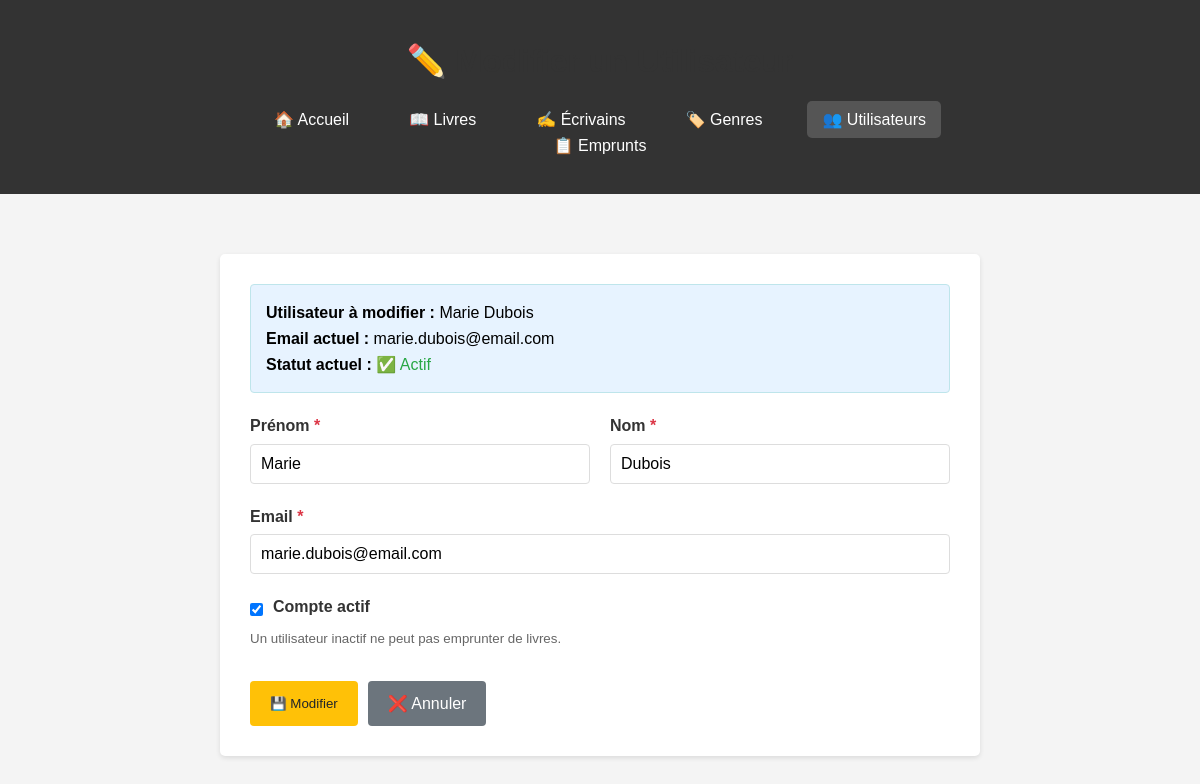
Page /utilisateurs/modifier.php?id=2 on the committed database.
### tables this page shows
CREATE TABLE utilisateurs (
    id_utilisateur INT AUTO_INCREMENT PRIMARY KEY,
    nom VARCHAR(100) NOT NULL,
    prenom VARCHAR(100) NOT NULL,
    email VARCHAR(150) NOT NULL UNIQUE,
    actif TINYINT(1) DEFAULT 1
);

### models/Utilisateur.php (called while the page is built, shortened)
<?php
require_once __DIR__ . '/../config/database.php';
class Utilisateur {
    private $pdo;
    private $table = 'utilisateurs';
    public function __construct() {
        $database = new Database();
        $this->pdo = $database->getConnection();
    }
    public function obtenirParId($id) {
        $sql = "SELECT * FROM {$this->table} WHERE id_utilisateur = ?";
        $stmt = $this->pdo->prepare($sql);
        $stmt->execute([$id]);
        return $stmt->fetch();
    }
}
?>

### config/database.php (called while the page is built, shortened)
<?php
class Database {
    private $host = 'localhost';
    private $db_name = 'biblioproject';
    private $username = 'root';
    private $password = '';
    public function getConnection() {
        $this->pdo = null;
        try {
            $dsn = "mysql:host=" . $this->host . ";dbname=" . $this->db_name;
            $this->pdo = new PDO($dsn, $this->username, $this->password);
            $this->pdo->setAttribute(PDO::ATTR_ERRMODE, PDO::ERRMODE_EXCEPTION);
            $this->pdo->setAttribute(PDO::ATTR_DEFAULT_FETCH_MODE, PDO::FETCH_ASSOC);
        } catch(PDOException $e) {
            echo "Erreur de connexion : " . $e->getMessage();
        }
        return $this->pdo;
    }
}
?>

### utilisateurs/modifier.php (the view, shortened to what this page needs)
<?php
require_once '../config/database.php';
require_once '../models/Utilisateur.php';
$utilisateurModel = new Utilisateur();
$id_utilisateur = (int)$_GET['id'];
$utilisateur = $utilisateurModel->obtenirParId($id_utilisateur);
?>
<!DOCTYPE html>
<html lang="fr">
<head>
</head>
<body>
    <header>
        <div class="container">
            <h1 style="text-align: center; margin-bottom: 20px;">✏️ Modifier un Utilisateur</h1>
            <nav>
                <ul>
                    <li><a href="../index.php">🏠 Accueil</a></li>
                    <li><a href="../livres/index.php">📖 Livres</a></li>
                    <li><a href="../ecrivains/index.php">✍️ Écrivains</a></li>
                    <li><a href="../genres/index.php">🏷️ Genres</a></li>
                    <li><a href="index.php" class="active">👥 Utilisateurs</a></li>
                    <li><a href="../emprunts/index.php">📋 Emprunts</a></li>
                </ul>
            </nav>
        </div>
    </header>
    <div class="container">
        <div class="card">
            <div class="info-box">
                <strong>Utilisateur à modifier :</strong> <?= htmlspecialchars($utilisateur['prenom'] . ' ' . $utilisateur['nom']) ?><br>
                <strong>Email actuel :</strong> <?= htmlspecialchars($utilisateur['email']) ?><br>
                <strong>Statut actuel :</strong>
                <?php if ($utilisateur['actif']): ?>
                    <span style="color: #28a745;">✅ Actif</span>
                <?php else: ?>
                    <span style="color: #dc3545;">❌ Inactif</span>
                <?php endif; ?>
            </div>
            <form method="POST">
                <div class="form-row">
                    <div class="form-group">
                        <label for="prenom">Prénom <span class="required">*</span></label>
                        <input type="text" id="prenom" name="prenom" required
                               value="<?= isset($_POST['prenom']) ? htmlspecialchars($_POST['prenom']) : htmlspecialchars($utilisateur['prenom']) ?>">
                    </div>
                    <div class="form-group">
                        <label for="nom">Nom <span class="required">*</span></label>
                        <input type="text" id="nom" name="nom" required
                               value="<?= isset($_POST['nom']) ? htmlspecialchars($_POST['nom']) : htmlspecialchars($utilisateur['nom']) ?>">
                    </div>
                </div>
                <div class="form-group">
                    <label for="email">Email <span class="required">*</span></label>
                    <input type="email" id="email" name="email" required
                           placeholder="exemple@email.com"
                           value="<?= isset($_POST['email']) ? htmlspecialchars($_POST['email']) : htmlspecialchars($utilisateur['email']) ?>">
                </div>
                <div class="form-group">
                    <div class="checkbox-group">
                        <input type="checkbox" id="actif" name="actif"
                               <?php
                               $checked = isset($_POST['actif']) ? $_POST['actif'] : $utilisateur['actif'];
                               echo $checked ? 'checked' : '';
                               ?>>
                        <label for="actif">Compte actif</label>
                    </div>
                    <small style="color: #666;">Un utilisateur inactif ne peut pas emprunter de livres.</small>
                </div>
                <div class="actions">
                    <button type="submit" class="btn btn-warning">💾 Modifier</button>
                    <a href="index.php" class="btn btn-secondary">❌ Annuler</a>
                </div>
            </form>
        </div>
    </div>
</body>
</html>

### utilisateurs/modifier.php (style rules this page uses)
* { margin: 0; padding: 0; box-sizing: border-box; }
body { font-family: Arial, sans-serif; line-height: 1.6; background-color: #f4f4f4; }
.container { max-width: 800px; margin: 0 auto; padding: 20px; }
header { background: #333; color: white; padding: 1rem 0; margin-bottom: 20px; }
nav ul { list-style: none; display: flex; justify-content: center; flex-wrap: wrap; }
nav ul li { margin: 0 15px; }
nav ul li a { color: white; text-decoration: none; padding: 10px 15px; border-radius: 5px; transition: background 0.3s; }
nav ul li a:hover, nav ul li a.active { background: #555; }
.card { background: white; padding: 30px; margin: 20px 0; border-radius: 5px; box-shadow: 0 2px 5px rgba(0,0,0,0.1); }
.btn { display: inline-block; background: #007bff; color: white; padding: 10px 20px; text-decoration: none; border-radius: 4px; border: none; cursor: pointer; transition: background 0.3s; }
.btn-warning { background: #ffc107; color: #212529; }
.btn-secondary { background: #6c757d; }
h1, h2, h3 { color: #333; margin-bottom: 15px; }
.form-group { margin-bottom: 20px; }
label { display: block; margin-bottom: 5px; font-weight: bold; color: #333; }
input, select, textarea { width: 100%; padding: 10px; border: 1px solid #ddd; border-radius: 4px; font-size: 16px; }
.required { color: #dc3545; }
.actions { display: flex; gap: 10px; margin-top: 30px; }
.info-box { background: #e7f3ff; border: 1px solid #bee5eb; padding: 15px; border-radius: 4px; margin-bottom: 20px; }
.form-row { display: grid; grid-template-columns: 1fr 1fr; gap: 20px; }
.checkbox-group { display: flex; align-items: center; gap: 10px; }
.checkbox-group input[type="checkbox"] { width: auto; }

### rows in the picture
utilisateurs: prenom+nom "Marie Dubois", email "marie.dubois@email.com", prenom "Marie", nom "Dubois", actif "☑"
